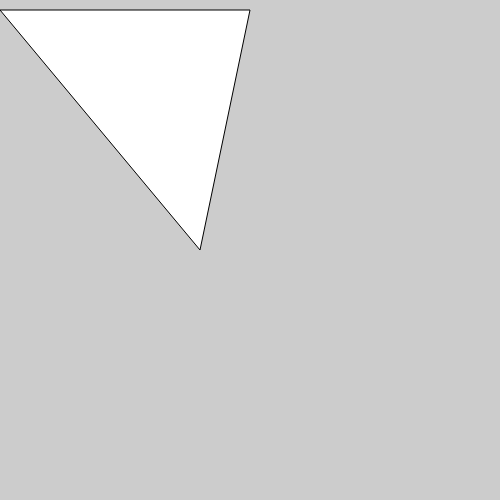
Frame 1 (no input)
Frame 60 (no input): identical to frame 1, image omitted
Frame 120 (the mouse pressed at the canvas centre since frame 60): identical to frame 1, image omitted

The p5.js sketch that drew this single still picture (run headless with seeded random() and noise() and a simulated clock; from frame 60 on, the mouse is pressed at the canvas centre):

// p5.js sketch
// ── sketch.js
function setup() {
    createCanvas(500, 500);
    angleMode(DEGREES);
  }
  
  function draw() {
    background(204);
    beginShape();
    vertex(0,10);
    vertex(250,10);
    vertex(200,250);
    endShape(CLOSE);
  
  
  }
  
